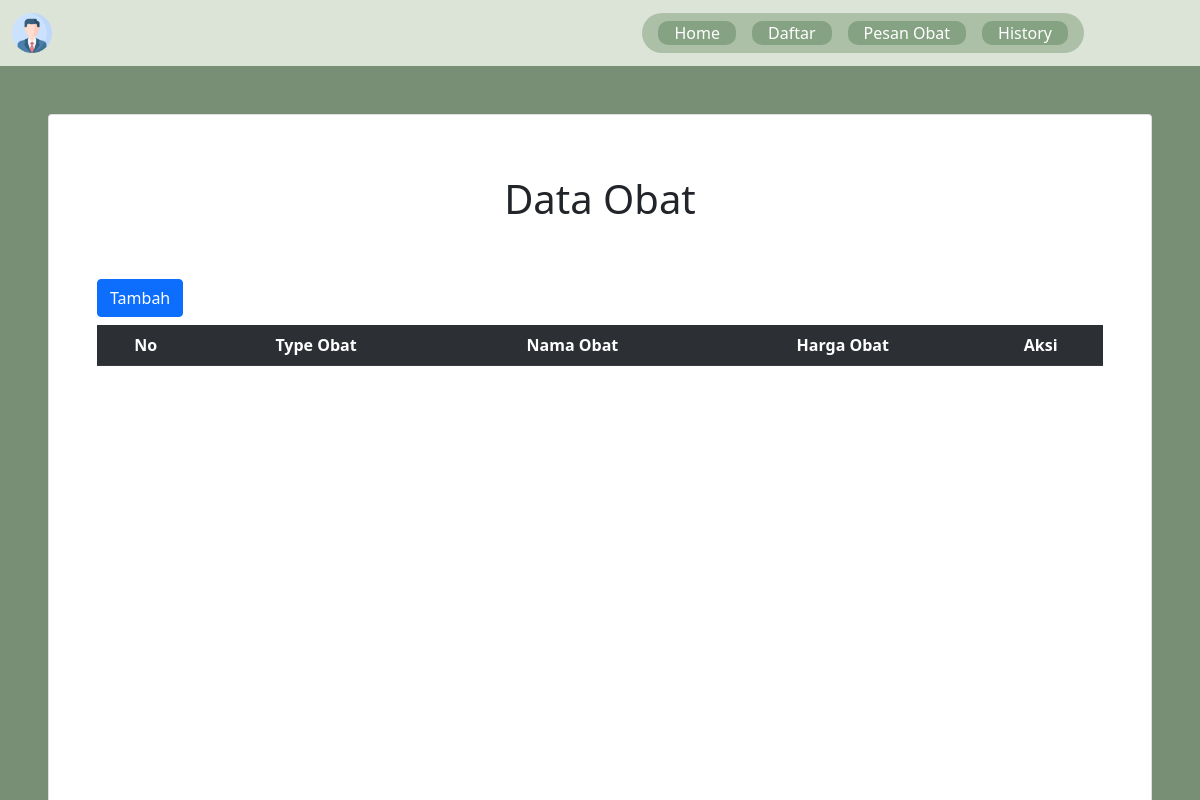
The app's page /view/viewAdmin/dataObat.php, older data.
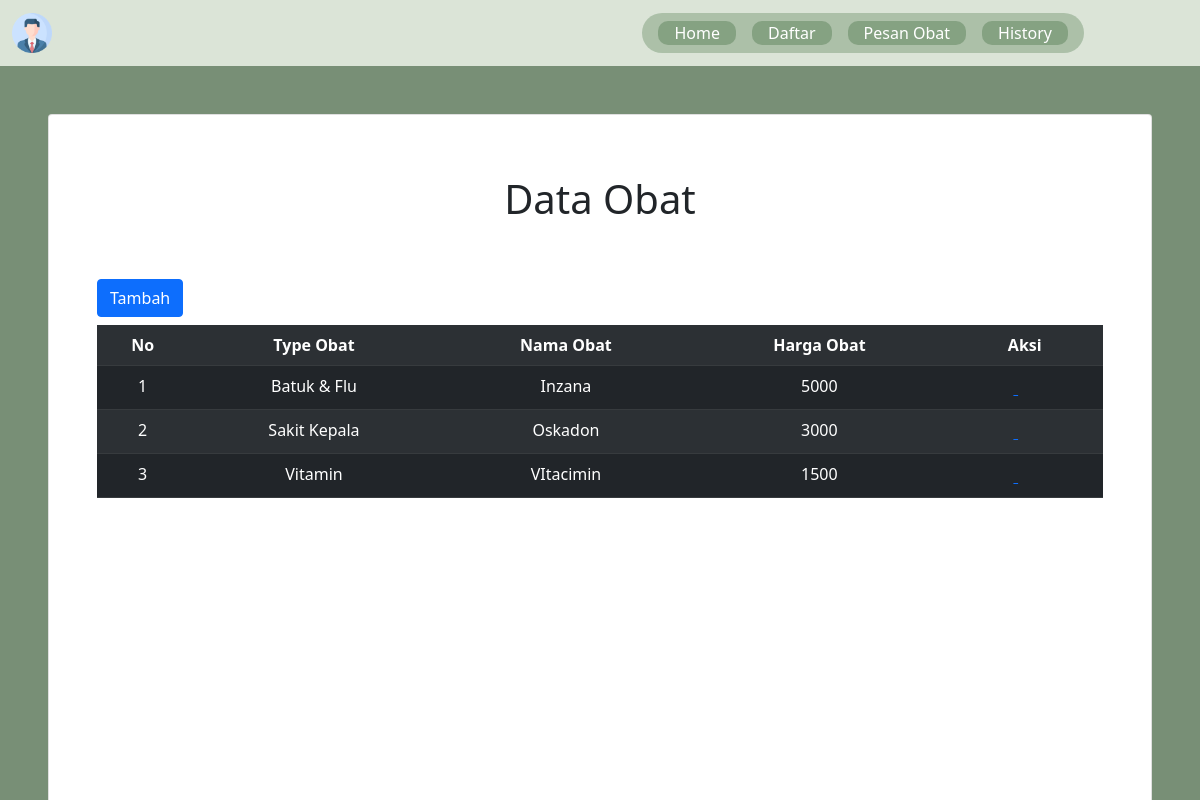
The same page, newer data.
### tables this page shows
CREATE TABLE `tbl_obat` (
  `id` int(11) NOT NULL,
  `namaObat` varchar(255) NOT NULL,
  `hargaObat` varchar(255) NOT NULL,
  `expire` date NOT NULL,
  `typeObat` varchar(50) NOT NULL
);

### functions.php (called while the page is built)
<?php
function query($query) {
	global $conn;
	$result = mysqli_query($conn, $query);
	$rows = [];
	while( $row = mysqli_fetch_assoc($result) ) {
		$rows[] = $row;
	}
	return $rows;
}
?>

### controller/DataObatController.php (called while the page is built, shortened)
<?php
    include('functions.php');
    $dataObat = query("SELECT * FROM tbl_obat");
?>

### view/viewAdmin/dataObat.php (the view, shortened to what this page needs)
<?php
    include('controller/DataObatController.php');
?>
<!DOCTYPE html>
<html lang="en">
<head>
    <?php include('view/layout/head.php'); ?>
    <link rel="stylesheet" href="<?= $main_url?>assets/style/styleIndex.css">
</head>
<body>
    <?php include('view/layout/navbar.php'); ?>
    <div class="pb-2" style="background-color: #788F76; height: 100%; position: fixed !important; width: 100%;">
        <div class="card m-5 h-100">
            <div>
                <a href="<?= $main_url?>admin/dashboard" class="fs-1 ps-2 text-dark text-decoration">
                    <i class="fa-solid fa-arrow-rotate-left" style=""></i>
                </a>
                <h1 class="text-center">Data Obat</h1>
            </div>
            <div class="p-5 ">
                <button class="btn btn-primary mb-2" data-bs-toggle="modal" data-bs-target="#tambahObat">Tambah</button>
                <table class="table table-dark table-striped text-center">
                <tr>
                    <th>No</th>
                    <th>Type Obat</th>
                    <th>Nama Obat</th>
                    <th>Harga Obat</th>
                    <th>Aksi</th>
                </tr>
                <?php $i = 1 ?>
                <?php foreach($dataObat as $obat): ?>
                    <tr>
                        <td><?= $i; ?></td>
                        <td><?= $obat["typeObat"]; ?></td>
                        <td><?= $obat["namaObat"]; ?></td>
                        <td><?= $obat["hargaObat"]; ?></td>
                        <td class="">
                            <a href="#" clas="pe-3" style="font-size: 18px !important; padding-right: 10px;" data-bs-toggle="modal" data-bs-target="#editObat">
                                <i class="fa-solid fa-pen" style="color: green;"></i>
                            </a>
                            <a href="hapusObat?id=<?= $obat["id"]; ?>" class="ps-2" style="font-size: 18px !important;">
                                <i class="fa-solid fa-trash" style="color: red;"></i>
                            </a>
                        </td>
                    </tr>
                    <?php $i++ ?>
                <?php endforeach; ?>
                </table>
            </div>
        </div>
    </div>
</body>
</html>

Row changes from the older to the newer data that the page shows:
added tbl_obat: typeObat "Batuk & Flu", namaObat "Inzana", hargaObat "5000"
added tbl_obat: typeObat "Sakit Kepala", namaObat "Oskadon", hargaObat "3000"
added tbl_obat: typeObat "Vitamin", namaObat "VItacimin", hargaObat "1500"
